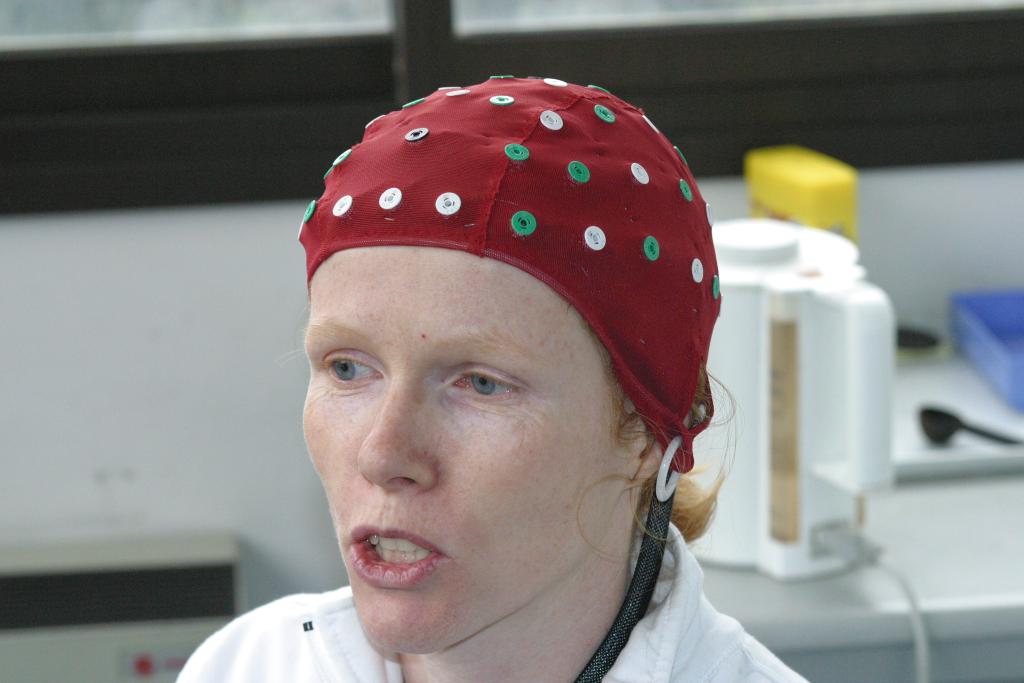
#> input picture MC70/IMG_0528.JPG, 3072 x 2048 px (shown at 1/3 size); its folder holds 4 pictures in this run
$ python SegmRegionsBonnet.py   (older library calls are emulated)
#> lines starting #> are read from the running program, lines starting #| are printed output that depends on the picture; pictures that were not available may be replaced by others from this repository, and a replacement may not be noted
# -*- coding: utf-8 -*-
"""
@author: amale
"""

import sys
sys.path.append('/opt/local/Library/Frameworks/Python.framework/Versions/2.7/lib/python2.7/site-packages/PIL')

import numpy as np
import mahotas
import scipy.misc as smisc

path = 'MC70/'
pathS = path+'RegionSegmentation/IMG05'
name = 'IMG_05'
ext = '.JPG'

#### Region 1 ####
rm1 = 138.
gm1 = 40.
bm1 = 48.
sigr1 = 8.6
sigg1 = 7.9
sigb1 = 7.9

#### Region 2 ####
rm2 = 176.
gm2 = 73.
bm2 = 84.
sigr2 = 8.6
sigg2 = 9.6
sigb2 = 9.2

#### Region 3 ####
rm3 = 177.
gm3 = 75.
bm3 = 85.
sigr3 = 8.5
sigg3 = 9.9
sigb3 = 9.5

#### Region 4 ####
rm4 = 95.
gm4 = 25.
bm4 = 32.
sigr4 = 8.7
sigg4 = 5.6
sigb4 = 6.3

#### Region 5 ####
rm5 = 120.
gm5 = 36.
bm5 = 44.
sigr5 = 8.4
sigg5 = 7.3
sigb5 = 7.4

#### Region 6 ####
rm6 = 178.
gm6 = 80.
bm6 = 88.
sigr6 = 7.
sigg6 = 7.8
sigb6 = 7.3

#### Region 7 ####
rm7 = 114.
gm7 = 32.
bm7 = 38.
sigr7 = 8.1
sigg7 = 6.9
sigb7 = 7.8

#### Def Function ####
def segmColor(PR,PG,PB,rm,gm,bm,sigr,sigg,sigb):
    SR = (PR - rm)**2 / sigr**2
    SG = (PG - gm)**2 / sigg**2
    SB = (PB - bm)**2 / sigb**2
    Scolor = np.empty(I.shape)
    Scolor[:,:,0] = SR
    Scolor[:,:,1] = SG
    Scolor[:,:,2] = SB
    Scolor = Scolor.astype(np.uint8)
    return Scolor


for i in [28, 29, 32, 33, 37, 42, 47, 52, 57, 62, 66]:

    #### Reading image ####
    I = mahotas.imread(path+name+str(i)+ext)
#> I is the input picture: shape (2048, 3072, 3); mean R, G, B 134.6, 127.6, 125.5
    IB = mahotas.imread(path+'IMG_Bonnet/IMG_Bonnet_05'+str(i)+'.png')

    size = np.shape(I)
#> size = (2048, 3072, 3)
    nblig = size[0]
#> nblig = 2048
    nbcol = size[1]
#> nbcol = 3072

    #### Extracting channels ####
    PR = I[:,:,0]
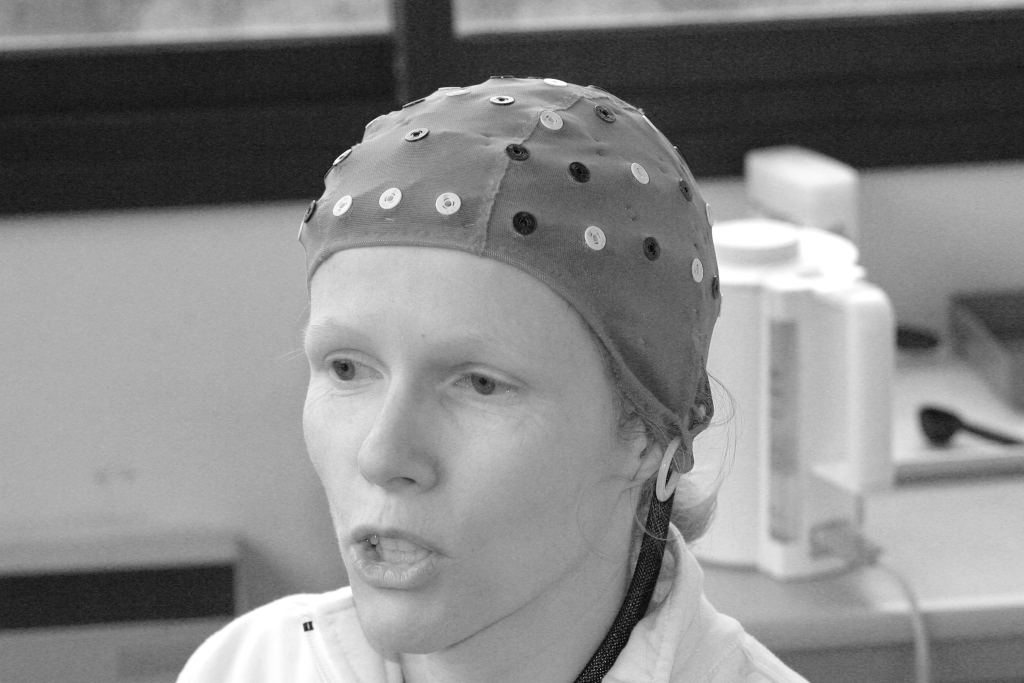
#> PR: shape (2048, 3072) (shown at 1/3 size); min 0, max 255, mean 134.6
    PG = I[:,:,1]
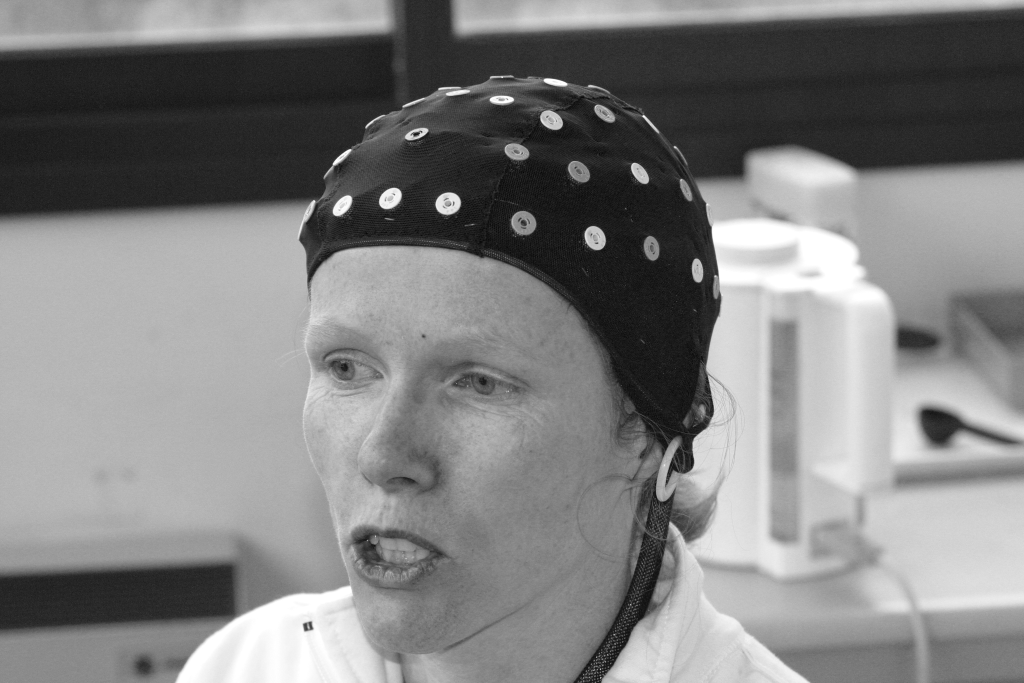
#> PG: shape (2048, 3072) (shown at 1/3 size); min 0, max 255, mean 127.6
    PB = I[:,:,2]
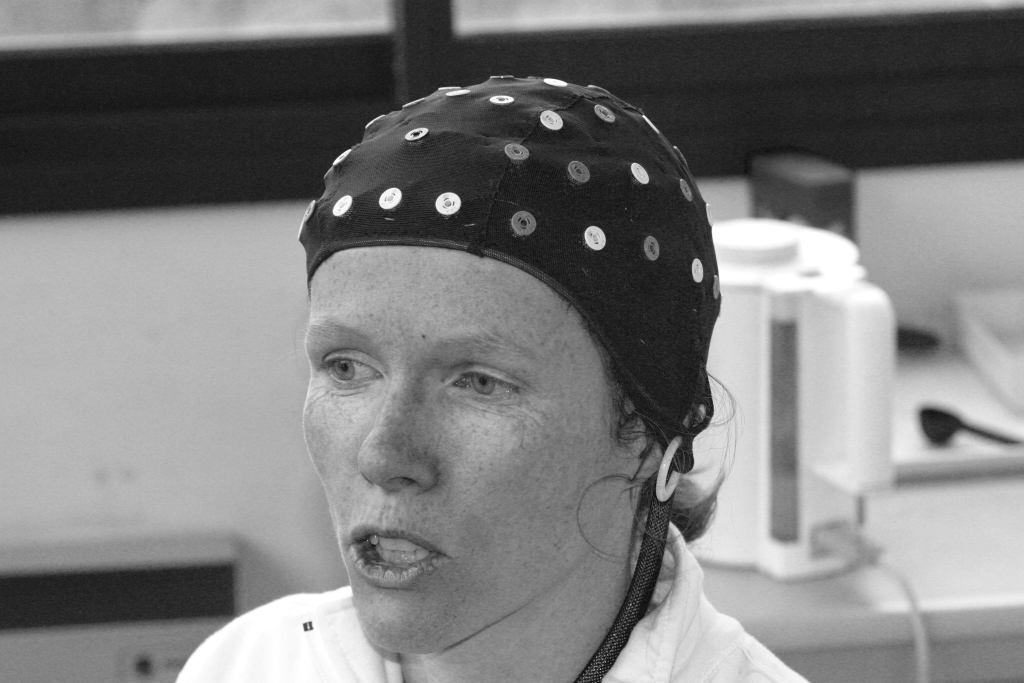
#> PB: shape (2048, 3072) (shown at 1/3 size); min 0, max 255, mean 125.5

    PRB = IB[:,:,0]
    PGB = IB[:,:,1]
    PBB = IB[:,:,2]

#> (the run stopped early here; a loop or call above may not have finished)
